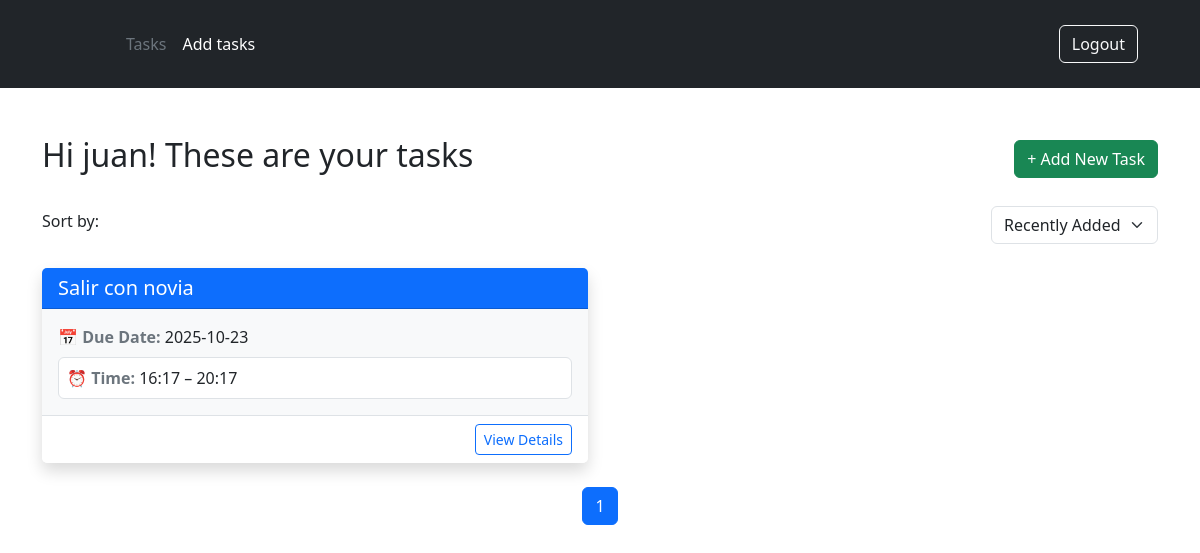
/tasks (signed in), run on an earlier commit of the app's database.
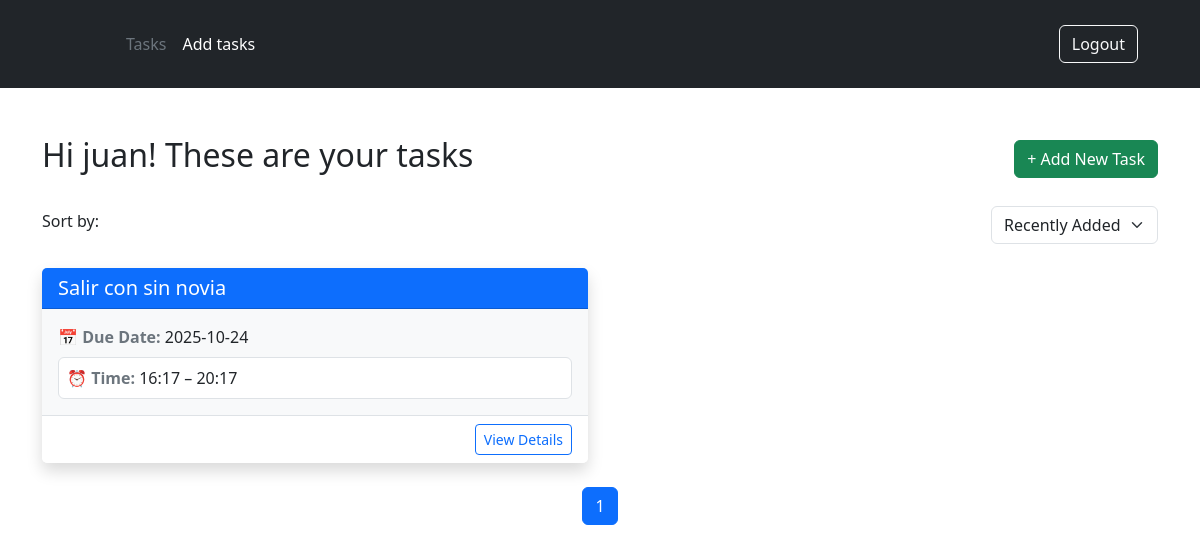
And on a later commit of the database.
### app/main/models.py (models this page shows, shortened)
class User(UserMixin, db.Model):
    id : so.Mapped[int] = so.mapped_column(primary_key=True)
    username : so.Mapped[str] = so.mapped_column(sa.String(64),unique=True, index=True)
    mail : so.Mapped[str] = so.mapped_column(sa.String(128),unique=True, index=True)
    password_hash : so.Mapped[Optional[str]] = so.mapped_column(sa.String(256))

class Task(db.Model):
    id : so.Mapped[int] = so.mapped_column(primary_key=True, index=True)
    user_id : so.Mapped[int] = so.mapped_column(sa.ForeignKey(User.id))
    title : so.Mapped[str] = so.mapped_column(sa.String(128))
    description : so.Mapped[str] = so.mapped_column(sa.String(256))
    completed : so.Mapped[bool] = so.mapped_column(sa.Boolean, default=False)
    created_at: so.Mapped[datetime] = so.mapped_column(default=lambda: datetime.now(timezone.utc))
    due_date: so.Mapped[date] = so.mapped_column(sa.Date)
    overdue: so.Mapped[bool] = so.mapped_column(sa.Boolean, nullable=False, default=False)
    start_time : so.Mapped[time] = so.mapped_column(sa.Time)
    finish_time : so.Mapped[time] = so.mapped_column(sa.Time)
    def is_overdue(self) -> bool:
        if not self.due_date or not self.finish_time or self.completed:
            return False
        deadline = datetime.combine(self.due_date, self.finish_time)
        return datetime.utcnow() > deadline

### app/main/views.py (the view)
@views.route('/tasks', methods=['GET', 'POST'])
@login_required
def tasks():
    page = request.args.get("page", 1, type=int)
    sort = request.args.get("sort", "recent")
    all_tasks = Task.query.filter_by(user_id=current_user.id).all()
    for task in all_tasks:
        task.overdue = task.is_overdue()
    db.session.commit()
    query = Task.query.filter_by(user_id=current_user.id)
    if sort == "recent":
        query = query.order_by(Task.created_at.desc())
    elif sort == "due":
        query = query.order_by(Task.due_date.asc(), Task.start_time.asc())
    pagination = query.order_by(Task.created_at.desc()).paginate(
        page=page,
        per_page=current_app.config["TASKS_PER_PAGE"],
        error_out=False
    )
    return render_template("tasks.html", tasks=pagination.items, pagination=pagination, title="Tasks")

### app/auth/__init__.py (called while the page is built)
@login.user_loader
def load_user(id):
    return db.session.get(User, int(id))

### app/templates/tasks.html (shortened to what this page needs)
{% extends 'base.html' %}
{% block content %}
<div class="container py-5">
    <div class="d-flex justify-content-between align-items-center mb-4">
        <h2>Hi {{ current_user.username }}! These are your tasks</h2>
        <a href="{{ url_for('views.select_date', date=date_today|string) }}" class="btn btn-success">
            + Add New Task
        </a>
    </div>
    <form method="GET" class="mb-4">
        <div class="d-flex justify-content-between align-items-center">
            <label for="sort" class="form-label me-2">Sort by:</label>
            <select name="sort" id="sort" class="form-select w-auto" onchange="this.form.submit()">
                <option value="recent" {% if sort == 'recent' %}selected{% endif %}>Recently Added</option>
            </select>
        </div>
    </form>
    {% if tasks %}
        <div class="row row-cols-1 row-cols-md-2 g-4 mb-4">
            {% for task in tasks %}
                <div class="col">
                    <div class="card border-0 shadow h-100">
                        <div class="card-header bg-primary text-white">
                            <h5 class="mb-0">{{ task.title }}</h5>
                        </div>
                        <div class="card-body bg-light">
                            <div class="mb-2">
                                <span class="fw-semibold text-secondary">📅 Due Date:</span>
                                {{ task.due_date.strftime('%Y-%m-%d') }}
                            </div>
                            <div class="p-2 rounded bg-white border">
                                <span class="fw-semibold text-secondary">⏰ Time:</span>
                                {{ task.start_time.strftime('%H:%M') }} – {{ task.finish_time.strftime('%H:%M') }}
                            </div>
                        </div>
                        <div class="card-footer bg-white border-top text-end">
                            <a href='{{ url_for('views.task', id=task.id) }}' class="btn btn-sm btn-outline-primary">View Details</a>
                        </div>
                    </div>
                </div>
            {% endfor %}
        </div>
        <nav aria-label="Page navigation">
            <ul class="pagination justify-content-center">
                {% for p in pagination.iter_pages(left_edge=1, right_edge=1, left_current=2, right_current=2) %}
                    {% if p %}
                        <li class="page-item {% if p == pagination.page %}active{% endif %}">
                            <a class="page-link" href="{{ url_for('views.tasks', page=p, sort=sort) }}">{{ p }}</a>
                        </li>
                    {% else %}
                        <li class="page-item disabled"><span class="page-link">…</span></li>
                    {% endif %}
                {% endfor %}
            </ul>
        </nav>
    {% else %}
        <div class="alert alert-secondary mt-4">
            No tasks found.
        </div>
    {% endif %}
</div>
{% endblock %}

### app/templates/base.html (shortened to what this page needs)
<!DOCTYPE html>
<html lang="en">
<head>
  <link href="https://cdn.jsdelivr.net/npm/bootstrap@5.3.8/dist/css/bootstrap.min.css" rel="stylesheet"
>
</head>
<body>
{% include 'components/navbar.html' %}
{% block content %}{% endblock %}
</body>
</html>

### app/templates/components/navbar.html
<header class="p-3 text-bg-dark">
    <div class="container">
        <nav class="navbar navbar-expand-lg navbar-dark">
            <div class="container-fluid">
                <a href="/" class="d-flex align-items-center text-white text-decoration-none me-3">
                    <svg class="bi me-2" width="40" height="32" role="img" aria-label="Bootstrap">
                        <use xlink:href="#bootstrap"></use>
                    </svg>
                </a>
                <ul class="navbar-nav me-auto mb-2 mb-lg-0">
                    {% if current_user.is_anonymous %}
                        <li class="nav-item">
                            <a href="#" class="nav-link px-2 text-secondary">About</a>
                        </li>
                    {% else %}
                        <li class="nav-item"><a href="{{ url_for('views.tasks') }}" class="nav-link px-2 text-secondary">Tasks</a></li>
                        <li class="nav-item"><a href="{{ url_for('views.select_date') }}" class="nav-link px-2 text-white">Add tasks</a></li>
                    {% endif %}
                </ul>
                <div class="d-flex">
                    {% if current_user.is_authenticated %}
                        <a href="{{ url_for('auth.logout') }}" class="btn btn-outline-light me-2">Logout</a>
                    {% else %}
                        <a href="{{ url_for('auth.login') }}" class="btn btn-outline-light me-2">Login</a>
                        <a href="{{ url_for('auth.register') }}" class="btn btn-warning">Sign-up</a>
                    {% endif %}
                </div>
            </div>
        </nav>
    </div>
</header>

What changed in the data, as far as the page shows it:
changed Task: title "Salir con novia" → "Salir con sin novia"; due_date "2025-10-23" → "2025-10-24"
